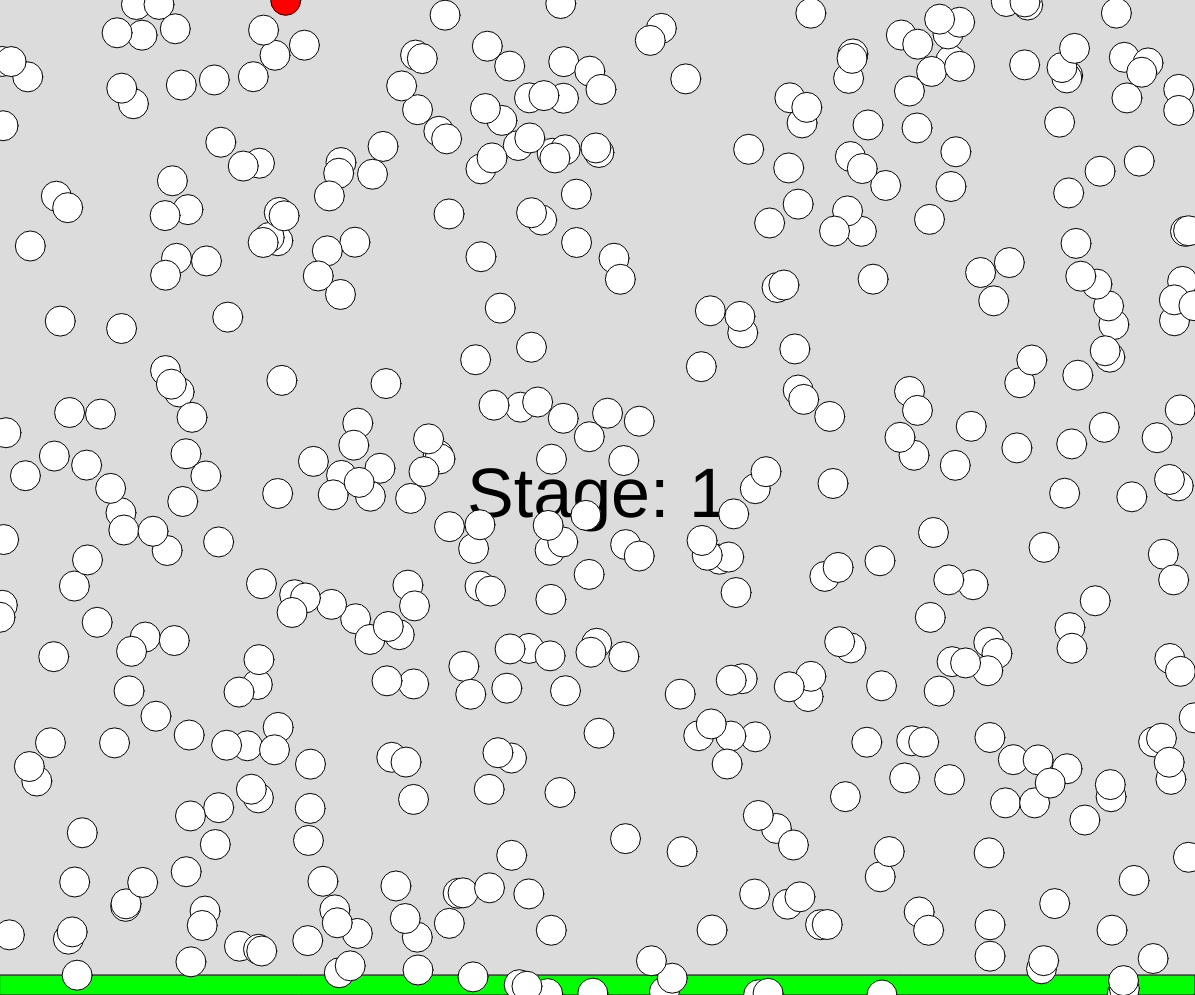
Frame 1 (no input)
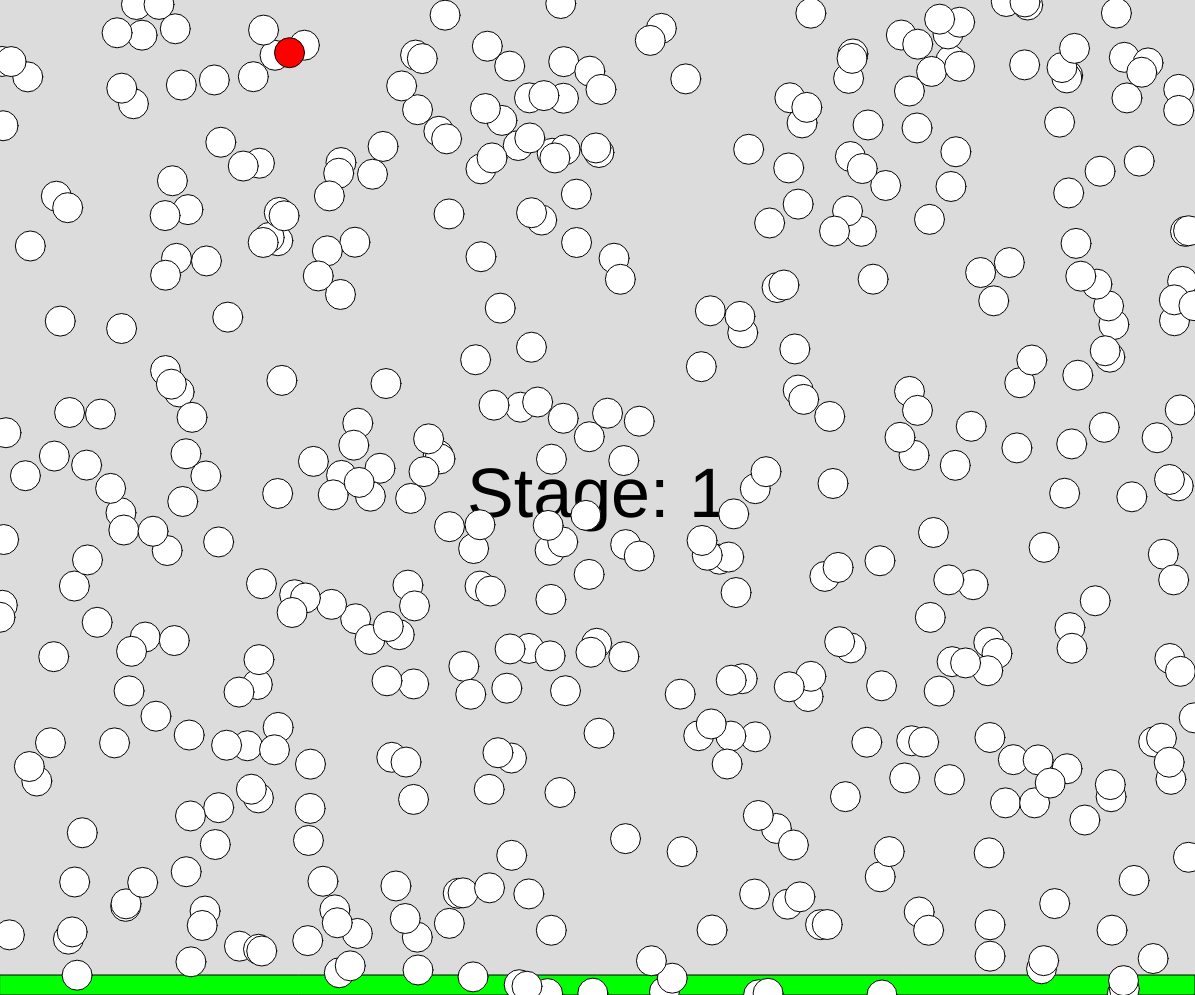
Frame 60 (no input)
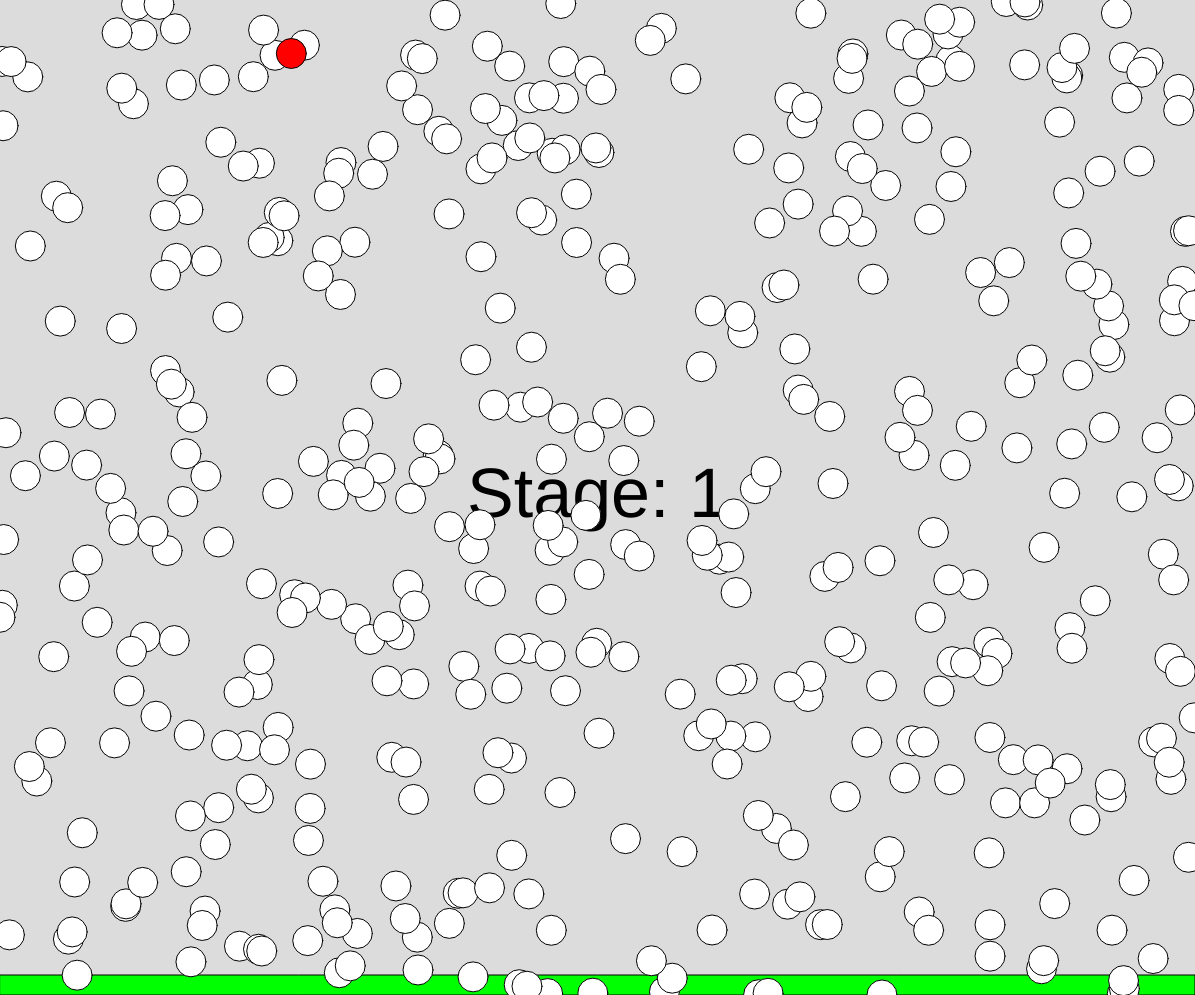
Frame 120 (the mouse pressed at the canvas centre since frame 60)

The p5.js sketch that drew these frames (run headless with seeded random() and noise() and a simulated clock; from frame 60 on, the mouse is pressed at the canvas centre):

// p5.js sketch
// ── sketch.js
var blocks = [];
var player;
var blks = 0;
var stage = 1;
//bruh
function block(x, y, p) {
  this.x = x;
  this.y = y;
  this.acc = 0;
  this.r = 30;
  this.p = p;
  this.speed = 2;
  this.jump = function() {
    this.acc = -5;
  }
  this.u = function() {
    if (this.p === 1) {
      fill(255, 0, 0);
      this.acc += 0.3;
      var thisx = this.x;
      var thisy = this.y;
      this.target = blocks.reduce(function(prev, current) {
        return (dist(thisx, thisy, prev.x, prev.y) < dist(thisx, thisy, current.x, current.y)) ? prev : current
      });
      var offset = createVector(this.target.x - this.x, this.target.y - this.y);
      this.tdir = atan2(offset.y, offset.x);
      if (dist(this.target.x, this.target.y, this.x, this.y) <= 30) {
        if(this.acc>=1){
          this.acc = 0;
        }
        // this.y -= 1;
        this.y += this.speed * sin(this.tdir);
        this.x -= this.speed * cos(this.tdir);
      }

      this.y += this.acc;
    } else {
      fill(255);
    }
    circle(this.x, this.y, this.r);
    if (this.y >= height) {
      circleredo();
    }
  }
}

function setup() {
  createCanvas(windowWidth-5, windowHeight-5);
  blks = (windowWidth + windowHeight) / 5;
  player = new block(random(0, 400), 0, 1);
  for (var i = 0; i < blks; i++) {
    blocks.push(new block(random(0, width), random(0, height), 0));
  }
}

function circleredo() {
  stage++;
  blocks = [];
  player = new block(random(0, width), 0, 1);
  for (var i = 0; i < blks; i++) {
    blocks.push(new block(random(0, width), random(0, height), 0));
  }
}

function draw() {
  background(220);
  fill(0, 255, 0);
  rect(0, height - 20, width, 20);
  textAlign(CENTER, CENTER);
  fill(0);
  textSize(70);
  text("Stage: " + stage, width / 2, height / 2);
  blocks.forEach(function(b) {
    b.u();
  });
  player.u();
  if (keyIsDown(65)) {
    player.x -= 3
  }
  if (keyIsDown(68)) {
    player.x += 3
  }

}

function keyPressed() {
  if (key === ' ') {
    player.jump();
  }
}
